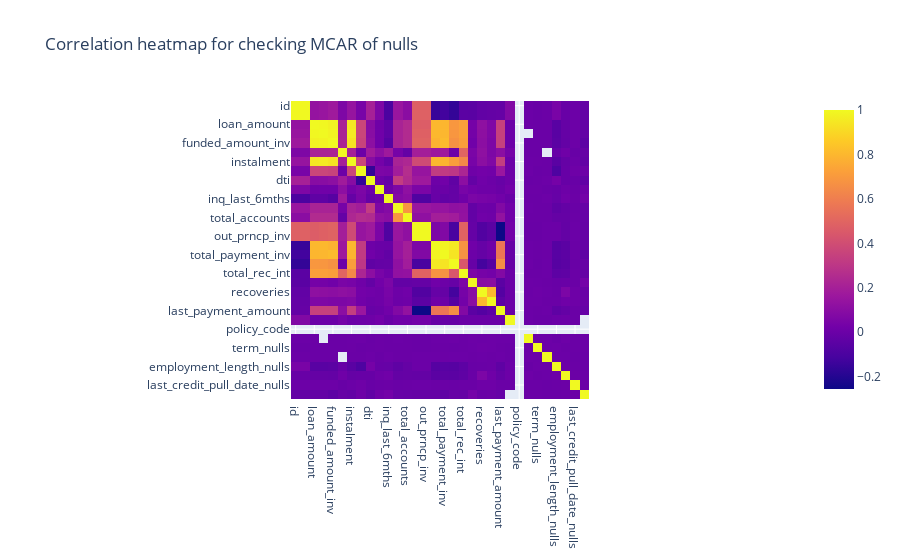

Notebook code for this chart:
### Code cell
# Let's check the MCAR assumption for each of these nulls. 
import plotly.express as px

dfinfo_1 = db.DataFrameInfo()

cols_with_nulls_ls = dfinfo_1.get_cols_with_nulls(loan_payments)

null_testing_df = loan_payments.copy()

for col in cols_with_nulls_ls:
    null_testing_df[f'{col}_nulls'] = loan_payments[col].isna()

px.imshow(null_testing_df.corr(numeric_only=True), title="Correlation heatmap for checking MCAR of nulls")

### Figure 1 — Plotly figure (JSON) as saved in the notebook; plotly's stock layout.template omitted (floating-point values rounded to 4 significant figures; data arrays with more than 128 entries replaced by an {"elided": "..."} marker saying what was removed)
{"data": [{"coloraxis": "coloraxis", "hovertemplate": "x: %{x}<br>y: %{y}<br>color: %{z}<extra></extra>", "name": "0", "type": "heatmap", "x": ["id", "member_id", "loan_amount", "funded_amount", "funded_amount_inv", "int_rate", "instalment", "annual_inc", "dti", "delinq_2yrs", "inq_last_6mths", "open_accounts", "total_accounts", "out_prncp", "out_prncp_inv", "total_payment", "total_payment_inv", "total_rec_prncp", "total_rec_int", "total_rec_late_fee", "recoveries", "collection_recovery_fee", "last_payment_amount", "collections_12_mths_ex_med", "policy_code", "funded_amount_nulls", "term_nulls", "int_rate_nulls", "employment_length_nulls", "last_payment_date_nulls", "last_credit_pull_date_nulls", "collections_12_mths_ex_med_nulls"], "xaxis": "x", "y": ["id", "member_id", "loan_amount", "funded_amount", "funded_amount_inv", "int_rate", "instalment", "annual_inc", "dti", "delinq_2yrs", "inq_last_6mths", "open_accounts", "total_accounts", "out_prncp", "out_prncp_inv", "total_payment", "total_payment_inv", "total_rec_prncp", "total_rec_int", "total_rec_late_fee", "recoveries", "collection_recovery_fee", "last_payment_amount", "collections_12_mths_ex_med", "policy_code", "funded_amount_nulls", "term_nulls", "int_rate_nulls", "employment_length_nulls", "last_payment_date_nulls", "last_credit_pull_date_nulls", "collections_12_mths_ex_med_nulls"], "yaxis": "y", "z": {"elided": "32x32 float values"}}], "layout": {"coloraxis": {"colorscale": [[0, "#0d0887"], [0.1111, "#46039f"], [0.2222, "#7201a8"], [0.3333, "#9c179e"], [0.4444, "#bd3786"], [0.5556, "#d8576b"], [0.6667, "#ed7953"], [0.7778, "#fb9f3a"], [0.8889, "#fdca26"], [1, "#f0f921"]]}, "title": {"text": "Correlation heatmap for checking MCAR of nulls"}, "xaxis": {"anchor": "y", "constrain": "domain", "domain": [0, 1], "scaleanchor": "y"}, "yaxis": {"anchor": "x", "autorange": "reversed", "constrain": "domain", "domain": [0, 1]}}}
